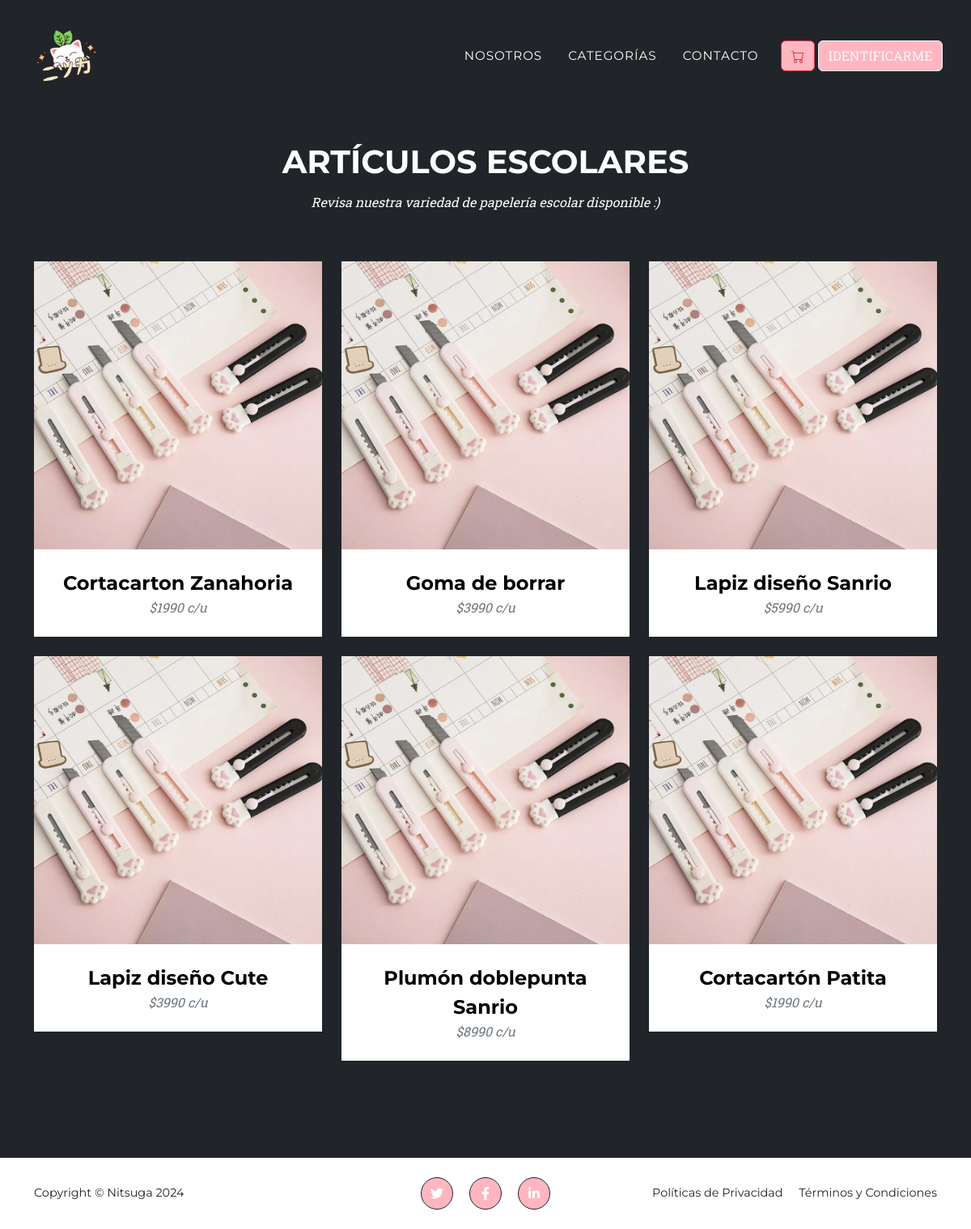
Page /categorias/1/ on the committed database.
### app/models.py (models this page shows, shortened)
class Producto(models.Model):
    nombre = models.CharField(max_length=50)
    precio = models.IntegerField()
    descripcion = models.TextField()
    marca = models.ForeignKey(Marca, default="None", on_delete=models.PROTECT)
    colores = models.ForeignKey(Colores, default="None", on_delete=models.PROTECT)
    disponible = models.BooleanField()
    condicion = models.ForeignKey(Condicion, default="None", on_delete=models.PROTECT)
    categoria = models.ForeignKey(Categoria, default="None", on_delete=models.PROTECT)

### app/views.py (the view)
# urls.py: path('categorias/1/', art_escolares, name="art_escolares"),
def art_escolares(request):
    productos = Producto.objects.filter(categoria=1)
    data = {
        'productos' : productos
    }
    return render(request, 'app/art_escolares.html', data)

### app/templates/app/art_escolares.html (shortened to what this page needs)
{% extends 'app/base.html' %}
{% load static %}
{% block contenido %}
<section class="page-section bg-dark text-white mb-0" id="portfolio">
    <div class="container">
        <div class="text-center">
            <h2 class="section-heading text-uppercase">Artículos Escolares</h2>
            <h3 class="subtitle-category section-subheading">Revisa nuestra variedad de papelería escolar disponible :)</h3>
        </div>
        <div class="row">
            {% for p in productos %}
            <div class="col-lg-4 col-sm-6 mb-4">
                <div class="portfolio-item">
                    <a class="portfolio-link" onclick="mostrarDetalleProducto('{{ p.id }}', '{{ p.nombre }}', '{{ p.descripcion }}', '{{ p.precio }}')">
                        <img class="img-fluid" src="{% static 'app/assets/img/portfolio/art_escolares/cortacarton_patita1.JPEG' %}" alt="..." />
                    </a>
                    <div class="portfolio-caption">
                        <div class="portfolio-caption-heading">{{ p.nombre }}</div>
                        <div class="portfolio-caption-subheading text-muted">${{ p.precio }} c/u</div>
                    </div>
                </div>
            </div>
            {% endfor %}
        </div>
    </div>
</section>
{% endblock %}

### rows in the picture
Producto: nombre "Cortacarton Zanahoria", precio "1990"
Producto: nombre "Goma de borrar", precio "3990"
Producto: nombre "Lapiz diseño Sanrio", precio "5990"
Producto: nombre "Lapiz diseño Cute", precio "3990"
Producto: nombre "Plumón doblepunta Sanrio", precio "8990"
Producto: nombre "Cortacartón Patita", precio "1990"
